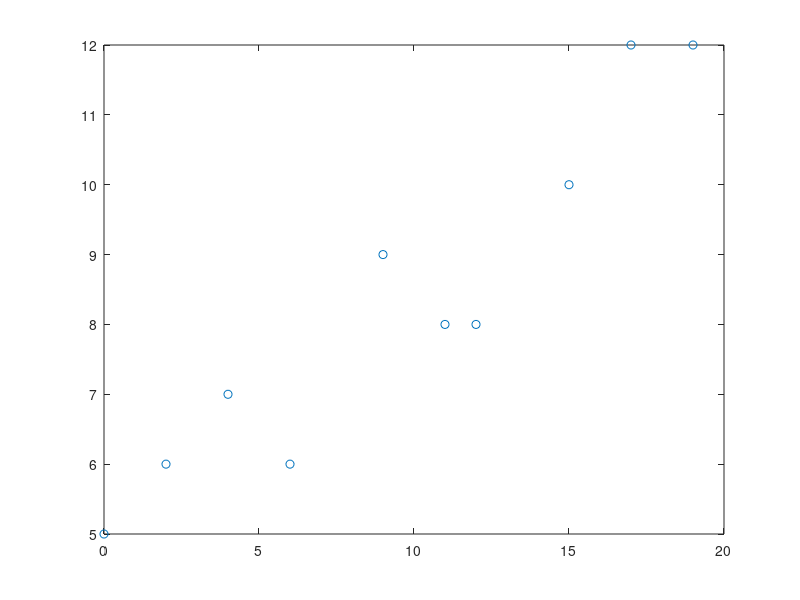

This figure's MATLAB source:
clear; clc; close all;

x=[0  2 4 6 9 11 12 15 17 19];
y=[5  6 7 6 9 8 8 10 12 12];
X=[0:0.1:19];

n=length(x);
A=[n sum(x); sum(x) sum(x.^2)];
b=[sum(y);sum(x.*y)];
a=A\b,
plot(x,y,'o'); hold on;
ym=a(1)+a(2)*x;
e=y-ym;
Sr=sum(e.^2);
St=sum((y-mean(y)).^2);
R2=(St-Sr)/St

